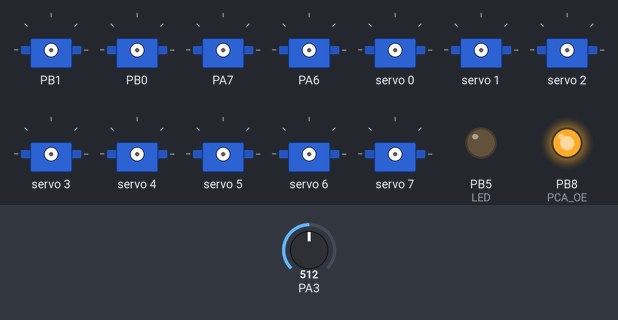
Simulated run of this sketch. Board: STM32 Blue Pill. Shown: 12 × servo, output pins drawn as LEDs (lit = HIGH). The inputs (shaded band) are chosen by the test bench; at power-on: PA3 = 512. Pins used as bus, display or sensor lines are not drawn; what the sketch prints to the serial monitor is not drawn.

Above: at 0.1 s.
At 0.45 s:
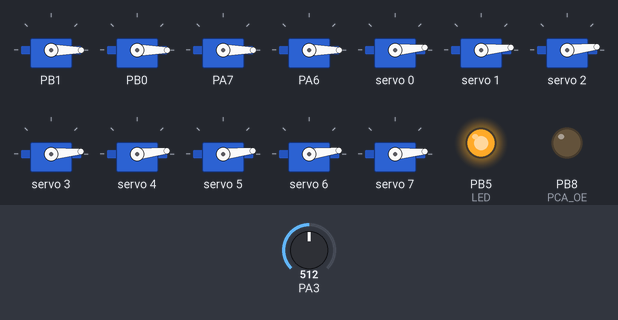
At 19.85 s:
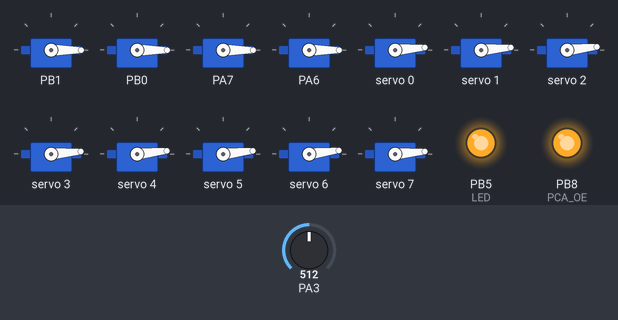
At 39.96 s:
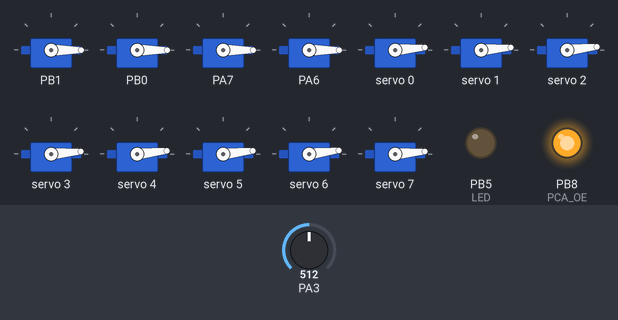
Timing chart, 0 to 40.2 s (numbered marks = the images above):
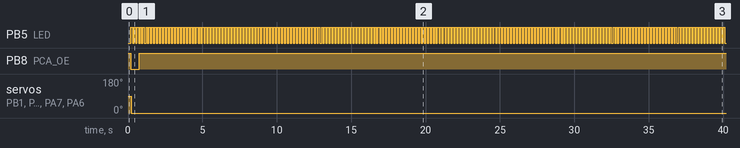

Measured:
- by itself, PB5 (LED): alternates HIGH for 0.10 s and LOW for 0.10 s
- by itself, PB8 (PCA_OE): HIGH → LOW at 0.20 s, → HIGH 0.55 s later
- by itself, servo on PB1, servo on PB0, servo on PA7, servo on PA6: 90° → 0° at 0.21 s

The sketch:

ZeroBug.ino
```cpp
#include "ZeroBug.h"

#include <Adafruit_PWMServoDriver.h>
#include <Servo.h>

#define LED PB5
#define SDA1 PB7
#define SCL1 PB6
#define PCA_OE PB8

Adafruit_PWMServoDriver pwm = Adafruit_PWMServoDriver(0x40, Wire);

#define SERVOMIN  604.0 // This is the 'minimum' pulse length count (out of 4096)
#define SERVOMAX  2260.0 // This is the 'maximum' pulse length count (out of 4096)
#define SERVO_FREQ 50 // Analog servos run at ~50 Hz updates

Servo servo[4]; // local pwm servos

gaitEngine Hex;

byte tripodGait[120][6];
byte waveGait[120][6];

float jX = 0; // (Joystick) Walking X, Y and Rotate
float jY = 0.0;
float jR = 0.0;

long frameCounter = 0;

char inputBuffer[64]; // = "m 123.123 000.456 789.001";

float vBat = 0;

boolean IKError = false;

boolean powerup = false;
boolean powerdown = false;

boolean clawOpen = false;
boolean clawClose = false;
float clawPos = 0;

long controlTimeout;

void setup() {

  pinMode(LED, OUTPUT);
  pinMode(PCA_OE, OUTPUT);
  digitalWrite(PCA_OE, HIGH);

  // tripod gait
  Hex.gaitSpeed = 1.0;
  Hex.legSpeed = 1.0;
  tripodGait[0][0]  = 1;
  tripodGait[0][2]  = 1;
  tripodGait[0][4]  = 1;

  tripodGait[30][1] = 1;
  tripodGait[30][3] = 1;
  tripodGait[30][5] = 1;

  tripodGait[60][0] = 1;
  tripodGait[60][2] = 1;
  tripodGait[60][4] = 1;

  tripodGait[90][1] = 1;
  tripodGait[90][3] = 1;
  tripodGait[90][5] = 1;


  // wave gait
  //Hex.gaitSpeed = 2.0;
  //Hex.legSpeed = 0.7;
  waveGait[00][0]  = 1;
  waveGait[20][4]  = 1;
  waveGait[40][2]  = 1;
  waveGait[60][5]  = 1;
  waveGait[80][1]  = 1;
  waveGait[100][3] = 1;

  memcpy(Hex.gSeq, tripodGait, sizeof(Hex.gSeq));

  Serial1.begin(115200);
  inputBuffer[0] = '\0'; //Initialize string to emtpy

  //Reset I2C bus
  pinMode(SDA1, OUTPUT);
  pinMode(SCL1, OUTPUT);
  digitalWrite(SDA1, HIGH);
  digitalWrite(SCL1, HIGH);
  delay(200);

  pwm.begin();
  pwm.setOscillatorFrequency(27000000);
  pwm.setPWMFreq(SERVO_FREQ);  // Analog servos run at ~50 Hz updates
  //Wire.setClock(400000);

  enableServos(true);
}

void loop() {

  if(controlTimeout < millis()) digitalWrite(LED, millis() % 200 <= 100);
  else digitalWrite(LED, millis() % 2000 <= 1000);


  if(powerup){
    if(Hex.traZ > 0){
      Hex.legS[0].setto(-70, -85, 0);
      Hex.legS[1].setto(-90, 0, 0);
      Hex.legS[2].setto(-70, 85, 0);
      Hex.legS[3].setto(70, 85, 0);
      Hex.legS[4].setto(90, 0, 0);
      Hex.legS[5].setto(70, -85, 0);
      Hex.traZ -= 0.3;
    }
    else{
      powerup = false;
    }
  }
  else if(powerdown){
    if(Hex.traZ < 26){
      Hex.legS[0].setto(-65, -70, 0);
      Hex.legS[1].setto(-80, 0, 0);
      Hex.legS[2].setto(-65, 70, 0);
      Hex.legS[3].setto(65, 70, 0);
      Hex.legS[4].setto(80, 0, 0);
      Hex.legS[5].setto(65, -70, 0);
      Hex.traZ += 0.3;
    }
    else{
     powerdown = false;
    }
  }

  clawPos = constrain(clawPos, 0, 67);
  if(clawOpen){
    if(clawPos > 0) clawPos -= 2;
    else clawOpen = false;
  }
  else if(clawClose){
    if(clawPos < 58) clawPos += 2;
    else clawClose = false;
  }

  //stop hexapod if there is no connection from Raspi
  if(controlTimeout < millis()) {
    jX = 0;
    jY = 0;
    jR = 0;
  }

  // Configure and run the hexapod engine
  Hex.walkX = jX;
  Hex.walkY = jY;
  Hex.walkR = jR;
  // Check for error in previous loop
  if(IKError){
    jX = 0;
    jY = 0;
    jR = 0;
  }
  Hex.gaitStep();
  Hex.runBodyIK();
  IKError = (Hex.runLegIK() != 0);

  /*
  float angleA = 0;
  float angleB = 0;
  float angleC = 0;
  float angleD = 0;
  float angleE = 0;
  float angleF = 0;
  float angleG = 0;
  float angleH = 0;
  float angleI = 0;

  float angleJ = 0;
  float angleK = 0;
  float angleL = 0;
  float angleM = 0;
  float angleN = 0;
  float angleO = 0;
  float angleP = 0;
  float angleQ = 0;
  float angleR = 0;
  */

  float angleA = constrain( Hex.legAngle[0][0]*180/PI, -65, 65);
  float angleB = constrain(-Hex.legAngle[0][1]*180/PI, -100, 100);
  float angleC = constrain( Hex.legAngle[0][2]*180/PI, -100, 100);
  float angleD = constrain( Hex.legAngle[1][0]*180/PI, -65, 65);
  float angleE = constrain(-Hex.legAngle[1][1]*180/PI, -100, 100);
  float angleF = constrain( Hex.legAngle[1][2]*180/PI, -100, 100);
  float angleG = constrain( Hex.legAngle[2][0]*180/PI, -65, 65);
  float angleH = constrain(-Hex.legAngle[2][1]*180/PI, -100, 100);
  float angleI = constrain( Hex.legAngle[2][2]*180/PI, -100, 100);

  float angleJ = constrain( Hex.legAngle[3][0]*180/PI, -65, 65);
  float angleK = constrain( Hex.legAngle[3][1]*180/PI, -100, 100);
  float angleL = constrain(-Hex.legAngle[3][2]*180/PI, -100, 100);
  float angleM = constrain( Hex.legAngle[4][0]*180/PI, -65, 65);
  float angleN = constrain( Hex.legAngle[4][1]*180/PI, -100, 100);
  float angleO = constrain(-Hex.legAngle[4][2]*180/PI, -100, 100);
  float angleP = constrain( Hex.legAngle[5][0]*180/PI, -65, 65);
  float angleQ = constrain( Hex.legAngle[5][1]*180/PI, -100, 100);
  float angleR = constrain(-Hex.legAngle[5][2]*180/PI, -100, 100);

  float angleS = constrain(Hex.rotZ*180/PI*1.7, -65, 65);
  float angleT = constrain(clawPos, 0, 67);

  angleA += -24;
  angleB += 18;
  angleC += 3;

  angleD += 14;
  angleE += 2;
  angleF += 0;

  angleG += 50;
  angleH += -12;
  angleI += -1;

  //---

  angleJ += -35;
  angleK += 11;
  angleL += 6;

  angleM += 3;
  angleN += 12;
  angleO += -6;

  angleP += 23;
  angleQ += 0;
  angleR += 0;

  angleS += -8;
  angleT += 0;


  int servoVALA = map(angleA*1000, -90*1000, 90*1000, SERVOMIN*1000, SERVOMAX*1000)/1000.0;
  int servoVALB = map(angleB*1000, -100*1000, 100*1000, SERVOMIN*1000, SERVOMAX*1000)/1000.0;
  int servoVALC = map(angleC*1000, -90*1000, 90 *1000, SERVOMIN*1000, SERVOMAX*1000)/1000.0;
  int servoVALD = map(angleD*1000, -90*1000, 90*1000, SERVOMIN*1000, SERVOMAX*1000)/1000.0;
  int servoVALE = map(angleE*1000, -100*1000, 100*1000, SERVOMIN*1000, SERVOMAX*1000)/1000.0;
  int servoVALF = map(angleF*1000, -90*1000, 90 *1000, SERVOMIN*1000, SERVOMAX*1000)/1000.0;
  int servoVALG = map(angleG*1000, -90*1000, 90*1000, SERVOMIN*1000, SERVOMAX*1000)/1000.0;
  int servoVALH = map(angleH*1000, -100*1000, 100*1000, SERVOMIN*1000, SERVOMAX*1000)/1000.0;
  int servoVALI = map(angleI*1000, -90*1000, 90 *1000, SERVOMIN*1000, SERVOMAX*1000)/1000.0;

  int servoVALJ = map(angleJ*1000, -90*1000, 90*1000, SERVOMIN*1000, SERVOMAX*1000)/1000.0;
  int servoVALK = map(angleK*1000, -100*1000, 100*1000, SERVOMIN*1000, SERVOMAX*1000)/1000.0;
  int servoVALL = map(angleL*1000, -90*1000, 90 *1000, SERVOMIN*1000, SERVOMAX*1000)/1000.0;
  int servoVALM = map(angleM*1000, -90*1000, 90*1000, SERVOMIN*1000, SERVOMAX*1000)/1000.0;
  int servoVALN = map(angleN*1000, -100*1000, 100*1000, SERVOMIN*1000, SERVOMAX*1000)/1000.0;
  int servoVALO = map(angleO*1000, -90*1000, 90 *1000, SERVOMIN*1000, SERVOMAX*1000)/1000.0;
  int servoVALP = map(angleP*1000, -90*1000, 90*1000, SERVOMIN*1000, SERVOMAX*1000)/1000.0;
  int servoVALQ = map(angleQ*1000, -100*1000, 100*1000, SERVOMIN*1000, SERVOMAX*1000)/1000.0;
  int servoVALR = map(angleR*1000, -90*1000, 90 *1000, SERVOMIN*1000, SERVOMAX*1000)/1000.0;

  int servoVALS = map(angleS*1000, -90*1000, 90 *1000, SERVOMIN*1000, SERVOMAX*1000)/1000.0;
  int servoVALT = map(angleT*1000, -90*1000, 90 *1000, SERVOMIN*1000, SERVOMAX*1000)/1000.0;

  static int testVal = SERVOMIN;
  if(testVal >= SERVOMAX) testVal = SERVOMIN;

  vBat = (float(analogRead(PA3))/4069.0)*10.321; // 4.7K+10K voltage divider

  batteryCheck();

  if(IKError){
    Serial.println("IKError Occured");
  }
  else {
    pwm.writeMicroseconds(0, servoVALM);
    pwm.writeMicroseconds(1, servoVALN);
    pwm.writeMicroseconds(2, servoVALO);

    pwm.writeMicroseconds(3, servoVALP);
    pwm.writeMicroseconds(4, servoVALQ);
    pwm.writeMicroseconds(5, servoVALR);

    pwm.writeMicroseconds(6, servoVALA);
    pwm.writeMicroseconds(7, servoVALB);
    pwm.writeMicroseconds(8, servoVALC);

    servo[0].writeMicroseconds(servoVALD);
    servo[1].writeMicroseconds(servoVALE);
    servo[2].writeMicroseconds(servoVALF);

    servo[3].writeMicroseconds(servoVALJ);
    pwm.writeMicroseconds(15, servoVALK);
    pwm.writeMicroseconds(14, servoVALL);

    pwm.writeMicroseconds(13, servoVALG);
    pwm.writeMicroseconds(12, servoVALH);
    pwm.writeMicroseconds(11, servoVALI);

    pwm.writeMicroseconds(10, servoVALS);
    pwm.writeMicroseconds(9, servoVALT);
  }

  while (Serial1.available()>0){
    char input = Serial1.read();
    static int s_len; // static variables default to 0
    if ((s_len >= 64) || (input != '\n' && input != '\r')) {
      inputBuffer[s_len++] = input;
    } else {
      char commandChar = inputBuffer[0];
      char * strtokIndx; // this is used by strtok() as an index
      strtokIndx = strtok(inputBuffer, " ");
      strtokIndx = strtok(NULL, " ");
      if(commandChar == 'm'){ // MOVE
        jX = atof(strtokIndx);
        strtokIndx = strtok(NULL, " ");
        jY = atof(strtokIndx);
        strtokIndx = strtok(NULL, " ");
        jR = atof(strtokIndx);
      }
      else if(commandChar == 't'){ // TRANSLATE
        Hex.traX = atof(strtokIndx);
        strtokIndx = strtok(NULL, " ");
        Hex.traY = atof(strtokIndx);
        strtokIndx = strtok(NULL, " ");
        Hex.traZ += atof(strtokIndx); // vorsicht!!! rückgängig machen?
      }
      else if(commandChar == 'r'){ // ROTATE
        Hex.rotX = atof(strtokIndx);
        strtokIndx = strtok(NULL, " ");
        Hex.rotY = atof(strtokIndx);
        strtokIndx = strtok(NULL, " ");
        Hex.rotZ = atof(strtokIndx);
      }
      else if(commandChar == 'u'){ // UP
        powerup = true;
      }
      else if(commandChar == 'd'){ // DOWN
        powerdown = true;
      }
      else if(commandChar == 'a'){ // Tripod Gait
        Hex.gaitSpeed = 1.0;
        Hex.legSpeed = 1.0;
        memcpy(Hex.gSeq, tripodGait, sizeof(Hex.gSeq));
      }
      else if(commandChar == 'b'){ // Wave Gait
        Hex.gaitSpeed = 2.0;
        Hex.legSpeed = 1.3;
        memcpy(Hex.gSeq, waveGait, sizeof(Hex.gSeq));
      }
      else if(commandChar == 'c'){ // CLOSE
        clawClose = true;
      }
      else if(commandChar == 'o'){ // OPEN
        clawOpen = true;
      }
      else if(commandChar == 'g'){ // CLAW fine adjust
        clawPos += atof(strtokIndx);
      }
      else if(commandChar == 'h'){ // heartbeat
        controlTimeout = millis()+3000;
      }
      // Reset buffer
      memset(inputBuffer, 0, sizeof(inputBuffer));
      s_len = 0;
    }
  }

  while (Serial.available()>0){
    char input = Serial.read();
    static int s_len; // static variables default to 0
    if ((s_len >= 64) || (input != '\n' && input != '\r')) {
      inputBuffer[s_len++] = input;
    } else {
      char commandChar = inputBuffer[0];
      char * strtokIndx; // this is used by strtok() as an index
      strtokIndx = strtok(inputBuffer, " ");
      strtokIndx = strtok(NULL, " ");
      if(commandChar == 'm'){ // MOVE
        jX = atof(strtokIndx);
        strtokIndx = strtok(NULL, " ");
        jY = atof(strtokIndx);
        strtokIndx = strtok(NULL, " ");
        jR = atof(strtokIndx);
      }
      else if(commandChar == 't'){ // TRANSLATE
        Hex.traX = atof(strtokIndx);
        strtokIndx = strtok(NULL, " ");
        Hex.traY = atof(strtokIndx);
        strtokIndx = strtok(NULL, " ");
        Hex.traZ = atof(strtokIndx);
      }
      else if(commandChar == 'r'){ // ROTATE
        Hex.rotX = atof(strtokIndx);
        strtokIndx = strtok(NULL, " ");
        Hex.rotY = atof(strtokIndx);
        strtokIndx = strtok(NULL, " ");
        Hex.rotZ = atof(strtokIndx);
      }
      else if(commandChar == 'u'){ // UP
        powerup = true;
      }
      else if(commandChar == 'd'){ // DOWN
        powerdown = true;
      }
      else if(commandChar == 'a'){ // Tripod Gait
        Hex.gaitSpeed = 1.0;
        Hex.legSpeed = 1.0;
        memcpy(Hex.gSeq, tripodGait, sizeof(Hex.gSeq));
      }
      else if(commandChar == 'b'){ // Wave Gait
        Hex.gaitSpeed = 2.0;
        Hex.legSpeed = 1.3;
        memcpy(Hex.gSeq, waveGait, sizeof(Hex.gSeq));
      }
      else if(commandChar == 'c'){ // CLOSE
        clawClose = true;
      }
      else if(commandChar == 'o'){ // OPEN
        clawOpen = true;
      }
      else if(commandChar == 'g'){ // CLAW fine adjust
        clawPos += atof(strtokIndx);
      }
      // Reset buffer
      memset(inputBuffer, 0, sizeof(inputBuffer));
      s_len = 0;
    }
  }

  telemetry();

  debugOutput();

  //delay(10);
}

void debugOutput(){
  Serial.print("DBG");
  Serial.print(" ");
  Serial.print(jX);
  Serial.print(" ");
  Serial.print(jY);
  Serial.print(" ");
  Serial.print(jR);
  for(int i=0; i < 6; i++){
    Serial.print(" ");
    Serial.print(Hex.legAngle[i][0], 2);
    Serial.print(" ");
    Serial.print(Hex.legAngle[i][1], 2);
    Serial.print(" ");
    Serial.print(Hex.legAngle[i][2], 2);
  }
  Serial.print(" ");
  frameCounter = micros() - frameCounter;
  Serial.print(frameCounter/1000.0);
  Serial.print("ms ");
  Serial.print(vBat);
  Serial.println("V");
  frameCounter = micros();

}

void telemetry(){
  static int cycleTimer = 0;
  if(cycleTimer++ > 40){
    Serial1.print("v ");
    Serial1.print(vBat);
    Serial1.print("\n");
    cycleTimer = 0;
  }
}

// Disable servos if voltage is too low
void batteryCheck(){
  static int batteryTimer = 0;
  if(vBat < 5){
    if(batteryTimer > 50){
      enableServos(false);
    }
    batteryTimer++;
  }
  else if(vBat > 6){
    enableServos(true);
    batteryTimer = 0;
  }
}

void enableServos(boolean servOn){
  static boolean servosEnabled = false;
  if(!servosEnabled && servOn){
    digitalWrite(PCA_OE, LOW);
    servo[0].attach(PB1, SERVOMIN, SERVOMAX);
    servo[1].attach(PB0, SERVOMIN, SERVOMAX);
    servo[2].attach(PA7, SERVOMIN, SERVOMAX);
    servo[3].attach(PA6, SERVOMIN, SERVOMAX);
    servosEnabled = true;
  }
  else if(servosEnabled && !servOn){
    digitalWrite(PCA_OE, HIGH);
    servo[0].detach();
    servo[1].detach();
    servo[2].detach();
    servo[3].detach();
    servosEnabled = false;
  }
}
```

ZeroBug.h
```cpp
/*
  Test
*/
#ifndef ZEROHEX_H
#define ZEROHEX_H

#include "Arduino.h"

class vector {

	public:
		float x;
		float y;
		float z;

		float xs;
		float ys;
		float zs;

		float xt;
		float yt;
		float zt;
		int oldmillis;

		vector();

		void reset();

		void setto(float nx, float ny, float nz);

		void setto(vector v);

		bool equalegS(vector v);

		float move2D(float pps);
};

class gaitEngine {

	private:
		float gaitStepN = 0;

	public:
		byte gSeq[120][6];
		byte legMoving[6];
		float gaitSpeed = 1.0; // control gait speed by adjusting gaitStepN progression
		float legSpeed = 1.0; // control gait speed by adjusting leg lift function
		float stepHeight = 20;
		float targetDeadZone = 3; // allow off center leg position
		float walkX = 0; // inputs for walking in X,Y and rotation
		float walkY = 0;
		float walkR = 0;
		float traX, traY, traZ; // current body translation
		float rotX, rotY, rotZ; // current for body rotation
		// hexapod constants
		int coxa  = 11.6;
		int femur = 44;
		int tibia = 69;

		vector coxaPos[6]; // body position
		vector leg[6]; //current leg positions (without body translation/rotation)
		vector legS[6]; //default leg positions
		vector legT[6]; //target leg positions
		vector legIK[6]; //leg positions for body translation/rotation

		float legAngle[6][3];

		gaitEngine();

		void gaitStep();

		// Body Translation/Rotation
		void runBodyIK();

		int runLegIK();

		float fsin(float x);
		float fcos(float x);

};

#endif
```

Source omitted: ZeroBug.cpp (6963 bytes)
